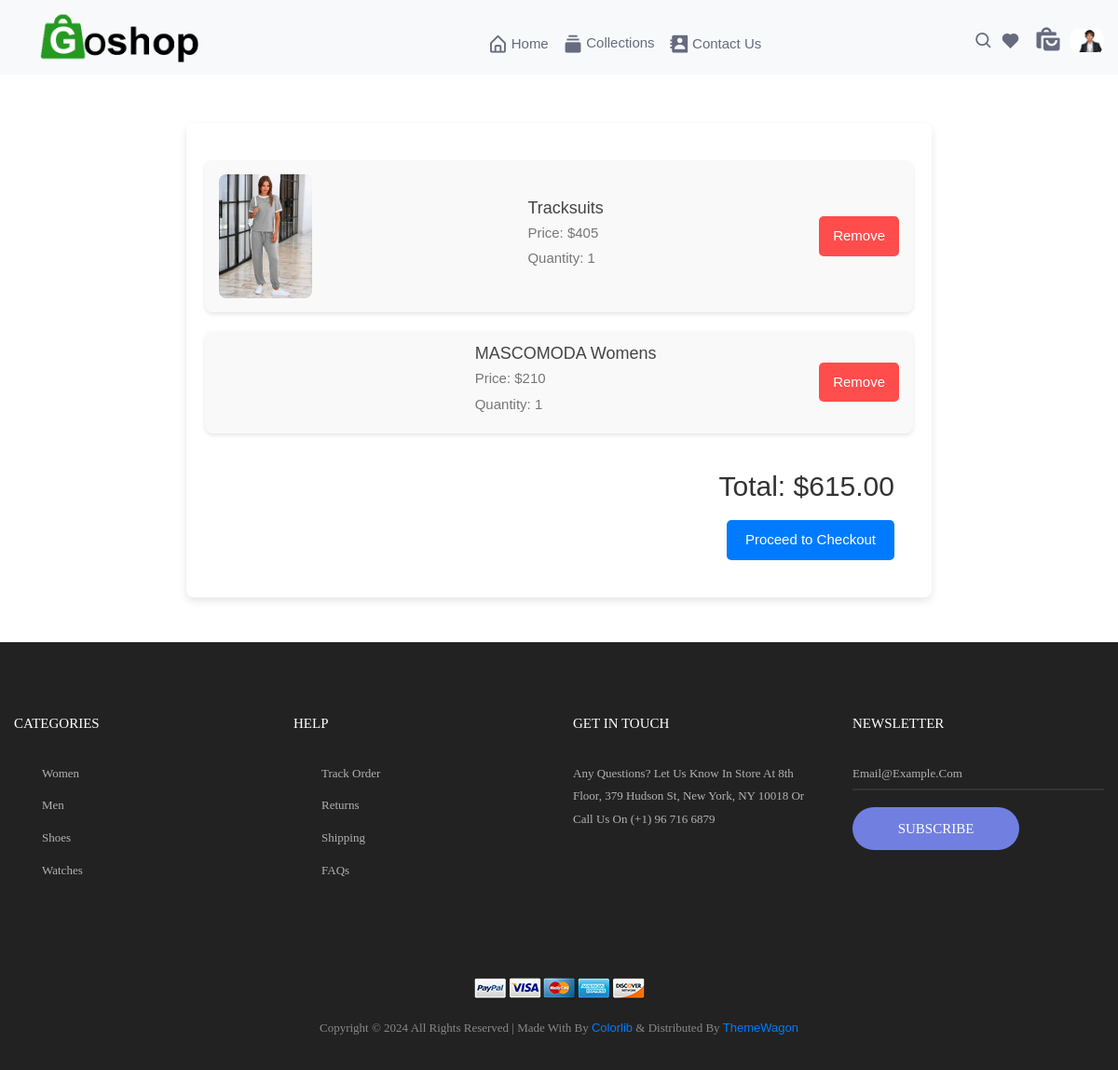
Screenshot of /pages/additem.php (signed in) with the database file from the repository.
### tables this page shows
CREATE TABLE `user_data` (
  `id` int(11) NOT NULL,
  `name` varchar(30) NOT NULL,
  `email` varchar(30) NOT NULL,
  `password` varchar(30) NOT NULL,
  `image` varchar(300) DEFAULT NULL,
  `created_at` timestamp NOT NULL DEFAULT current_timestamp(),
  `last_login` timestamp NOT NULL DEFAULT current_timestamp() ON UPDATE current_timestamp(),
  `roll` int(11) DEFAULT 2,
  `address` text DEFAULT NULL,
  `gender` varchar(25) DEFAULT NULL,
  `phone` int(11) DEFAULT NULL
);

CREATE TABLE `user_name_50` (
  `id` int(11) NOT NULL,
  `name` varchar(300) NOT NULL,
  `image` text NOT NULL,
  `price` varchar(30) NOT NULL,
  `qty` int(11) DEFAULT 1
);

### pages/additem.php (the view, shortened to what this page needs)
<!DOCTYPE html>
<html lang="en">
<head>
    <link rel="stylesheet" href="./css_admin_page/additem.css">
</head>
<body>
    <?php
if(isset($_SESSION['name'])) {
    $user = $_SESSION['id'];
    $table_name = 'user_name_' . $user;
 ?>
 <?php include "header.php" ?>
 <div class="cart-container">
    <?php
    $qury_user = mysqli_query($con_userside, "SELECT * FROM $table_name");
    $total_price = 0;
    if (mysqli_num_rows($qury_user) == 0) {
        echo "<div class='empty-set'>
        <img class='img_error' src='./img_ecommerce/img_ecommerce43.jpg'>
        <p>Please add items to the cart</p>
        </div>";
    } else {
        echo '<div class="cart-items">';
        while ($row = mysqli_fetch_array($qury_user)) {
            $item_id = $row['id'];
            $item_price = $row['price'];
            $total_price += $item_price;
            ?>
            <div class="cart-item">
                <img src="./upload/<?php echo $row['image']; ?>" alt="">
                <div class="item-details">
                    <h2><?php echo $row['name']; ?></h2>
                    <p>Price: $<?php echo $item_price; ?></p>
                    <p>Quantity: 1</p>
                </div>
                <form method="post">
                    <div class="item-actions">
                        <button class="remove-btn" name="del" value="<?php echo $item_id; ?>">Remove</button>
                    </div>
                </form>
            </div>
            <?php
        }
        echo '</div>';
    }
    ?>
    <div class="cart-summary">
        <h2>Total: $<?php echo number_format($total_price, 2); ?></h2>
        <button class="checkout-btn">Proceed to Checkout</button>
    </div>
</div>
    <?php include 'footer.php' ?>
    <?php
}else{
  header('location:loging.php');
}
?>
</body>
</html>

### pages/profile_user.php (shortened to what this page needs)
<link rel="stylesheet" href="./css_admin_page/profile.css">
<?php
$con = mysqli_connect("localhost", "root", "", "ecommerce");
if (isset($_SESSION['name']) && isset($_SESSION['email'])) {
    $user = $_SESSION['name'];
    $user_email = $_SESSION['email'];
    $qury_user = mysqli_query($con, "SELECT * FROM user_data WHERE name = '$user' OR email = '$user_email'");
    if ($qury_user) {
        ?>
        <section class="pro">
            <?php
            if (mysqli_num_rows($qury_user) > 0) {
                while ($row = mysqli_fetch_array($qury_user)) {
                    ?>
                    <div class="profile-data">
                        <div class="profile_user">
                            <img src="./upload/<?php echo $row['image']; ?>" alt="loading...">
                        </div>
                    </div>
                    <?php
                }
            } else {
                echo "No user found.";
            }
            ?>
        </section>
        <?php
    } else {
        echo "Query failed.";
    }
} else {
    ?>
    <a href="loging.php">
        <i class='bx bx-user' id="login"></i>
    </a>
    <?php
}
?>

### pages/css_admin_page/additem.css (style rules this page uses)
body { font-family: 'Arial', sans-serif; background-color: #f4f4f4; margin: 0; padding: 0px; }
.cart-container { max-width: 800px; margin: 11% auto 4% auto; background: #fff; padding: 20px; border-radius: 8px; box-shadow: 0 4px 8px rgba(0, 0, 0, 0.1); }
.cart-items { margin-top: 20px; }
.cart-item { display: flex; align-items: center; justify-content: space-between; margin-bottom: 20px; padding: 15px; background-color: #f9f9f9; border-radius: 8px; box-shadow: 0 2px 4px rgba(0, 0, 0, 0.1); transition: transform 0.3s ease; }
.cart-item img { width: 100px; border-radius: 8px; }
.item-details h2 { margin: 0; color: #444; font-size: 18px; }
.item-details p { margin: 5px 0; color: #777; }
.item-actions { display: flex; align-items: center; }
.remove-btn { background-color: #ff4d4d; color: white; padding: 10px 15px; border: none; border-radius: 5px; cursor: pointer; transition: background-color 0.3s ease; }
.cart-summary { text-align: right; margin-top: 20px; padding: 20px; }
.cart-summary h2 { color: #333; margin-bottom: 20px; }
.checkout-btn { background-color: #007bff; color: white; padding: 10px 20px; border: none; border-radius: 5px; cursor: pointer; transition: background-color 0.3s ease; }

### pages/css_admin_page/index.css (style rules this page uses)
* { margin: 0%; padding: 0%; text-decoration: none !important; list-style: none; box-sizing: border-box; font-family: 'Poppins', sans-serif; text-transform: capitalize; color: #666b7f; }

### pages/css_admin_page/loading.css (style rules this page uses)
* { border: 0; box-sizing: border-box; margin: 0; padding: 0; }
:root { --hue: 223; --bg: hsl(var(--hue),10%,90%); --fg: hsl(var(--hue),10%,10%); --primary: hsl(var(--hue),90%,55%); --trans-dur: 0.3s; }

### pages/css_admin_page/profile.css (style rules this page uses)
* { margin: 0%; padding: 0%; text-decoration: none !important; list-style: none; box-sizing: border-box; font-family: 'Poppins', sans-serif; text-transform: capitalize; color: #666b7f; }
.profile-data { height: 2.5rem; width: 2.5rem; }
.profile_user { display: inline-block; height: 2.5rem; width: 2.5rem; cursor: pointer; border-radius: 50%; background-color: #f8f9fa; position: relative; }
.profile_user img { width: 100%; height: 100%; border-radius: 50%; object-fit: contain; }

### rows the page displays
user_data: image (picture)
user_name_50: image (picture), name "Tracksuits", price "405", $item_id 3 (drawn)
user_name_50: name "MASCOMODA Womens", price "210", $item_id 4 (drawn)

### other values shown
$total_price "615.00"
